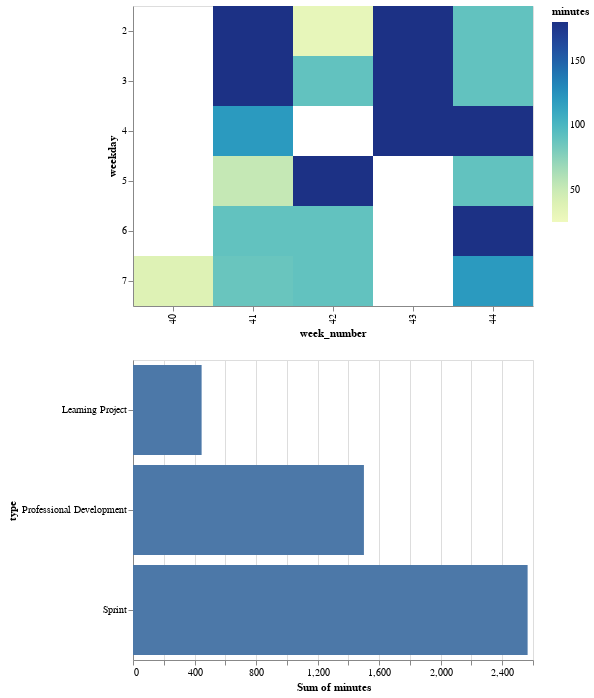

The cell this chart's notebook holds for it:
### Code cell
upper = alt.Chart(wrangled).mark_rect().encode(
    x = 'week_number:O',
    y = 'weekday:O',
    color = 'minutes:Q'
)

lower = alt.Chart(wrangled).mark_bar().encode(
    x = 'sum(minutes):Q',
    y = 'type:N'
)

alt.vconcat(upper,lower)

### Figure 1 — Vega-Lite specification as saved in the notebook (floating-point values rounded to 4 significant figures)
{"config": {"view": {"width": 400, "height": 300}, "mark": {"tooltip": null}}, "vconcat": [{"mark": "rect", "encoding": {"color": {"type": "quantitative", "field": "minutes"}, "x": {"type": "ordinal", "field": "week_number"}, "y": {"type": "ordinal", "field": "weekday"}}}, {"mark": "bar", "encoding": {"x": {"type": "quantitative", "aggregate": "sum", "field": "minutes"}, "y": {"type": "nominal", "field": "type"}}}], "data": {"name": "data-a187fe47001069d97ecea2d69eb046d1"}, "$schema": "https://vega.github.io/schema/vega-lite/v3.4.0.json", "datasets": {"data-a187fe47001069d97ecea2d69eb046d1": [{"date": "2019-10-05T00:00:00", "week_number": 40, "weekday": 7, "type": "Professional Development", "minutes": 95}, {"date": "2019-10-05T00:00:00", "week_number": 40, "weekday": 7, "type": "Learning Project", "minutes": 38}, {"date": "2019-10-07T00:00:00", "week_number": 41, "weekday": 2, "type": "Professional Development", "minutes": 25}, {"date": "2019-10-07T00:00:00", "week_number": 41, "weekday": 2, "type": "Professional Development", "minutes": 65}, {"date": "2019-10-07T00:00:00", "week_number": 41, "weekday": 2, "type": "Sprint", "minutes": 180}, {"date": "2019-10-08T00:00:00", "week_number": 41, "weekday": 3, "type": "Professional Development", "minutes": 55}, {"date": "2019-10-08T00:00:00", "week_number": 41, "weekday": 3, "type": "Professional Development", "minutes": 47}, {"date": "2019-10-08T00:00:00", "week_number": 41, "weekday": 3, "type": "Sprint", "minutes": 180}, {"date": "2019-10-09T00:00:00", "week_number": 41, "weekday": 4, "type": "Professional Development", "minutes": 97}, {"date": "2019-10-09T00:00:00", "week_number": 41, "weekday": 4, "type": "Sprint", "minutes": 60}, {"date": "2019-10-09T00:00:00", "week_number": 41, "weekday": 4, "type": "Sprint", "minutes": 120}, {"date": "2019-10-10T00:00:00", "week_number": 41, "weekday": 5, "type": "Sprint", "minutes": 25}, {"date": "2019-10-10T00:00:00", "week_number": 41, "weekday": 5, "type": "Sprint", "minutes": 103}, {"date": "2019-10-10T00:00:00", "week_number": 41, "weekday": 5, "type": "Sprint", "minutes": 52}, {"date": "2019-10-11T00:00:00", "week_number": 41, "weekday": 6, "type": "Learning Project", "minutes": 105}, {"date": "2019-10-11T00:00:00", "week_number": 41, "weekday": 6, "type": "Learning Project", "minutes": 90}, {"date": "2019-10-12T00:00:00", "week_number": 41, "weekday": 7, "type": "Professional Development", "minutes": 102}, {"date": "2019-10-12T00:00:00", "week_number": 41, "weekday": 7, "type": "Professional Development", "minutes": 87}, {"date": "2019-10-14T00:00:00", "week_number": 42, "weekday": 2, "type": "Professional Development", "minutes": 90}, {"date": "2019-10-14T00:00:00", "week_number": 42, "weekday": 2, "type": "Professional Development", "minutes": 31}, {"date": "2019-10-15T00:00:00", "week_number": 42, "weekday": 3, "type": "Professional Development", "minutes": 67}, {"date": "2019-10-15T00:00:00", "week_number": 42, "weekday": 3, "type": "Sprint", "minutes": 90}, {"date": "2019-10-15T00:00:00", "week_number": 42, "weekday": 3, "type": "Sprint", "minutes": 90}, {"date": "2019-10-17T00:00:00", "week_number": 42, "weekday": 5, "type": "Professional Development", "minutes": 94}, {"date": "2019-10-17T00:00:00", "week_number": 42, "weekday": 5, "type": "Sprint", "minutes": 180}, {"date": "2019-10-18T00:00:00", "week_number": 42, "weekday": 6, "type": "Learning Project", "minutes": 78}, {"date": "2019-10-18T00:00:00", "week_number": 42, "weekday": 6, "type": "Sprint", "minutes": 90}, {"date": "2019-10-19T00:00:00", "week_number": 42, "weekday": 7, "type": "Professional Development", "minutes": 90}, {"date": "2019-10-21T00:00:00", "week_number": 43, "weekday": 2, "type": "Professional Development", "minutes": 90}, {"date": "2019-10-21T00:00:00", "week_number": 43, "weekday": 2, "type": "Sprint", "minutes": 180}, {"date": "2019-10-22T00:00:00", "week_number": 43, "weekday": 3, "type": "Professional Development", "minutes": 95}, {"date": "2019-10-22T00:00:00", "week_number": 43, "weekday": 3, "type": "Sprint", "minutes": 180}, {"date": "2019-10-23T00:00:00", "week_number": 43, "weekday": 4, "type": "Professional Development", "minutes": 90}, {"date": "2019-10-23T00:00:00", "week_number": 43, "weekday": 4, "type": "Learning Project", "minutes": 45}, {"date": "2019-10-23T00:00:00", "week_number": 43, "weekday": 4, "type": "Sprint", "minutes": 180}, {"date": "2019-10-28T00:00:00", "week_number": 44, "weekday": 2, "type": "Sprint", "minutes": 90}, {"date": "2019-10-28T00:00:00", "week_number": 44, "weekday": 2, "type": "Sprint", "minutes": 45}, {"date": "2019-10-28T00:00:00", "week_number": 44, "weekday": 2, "type": "Sprint", "minutes": 90}, {"date": "2019-10-29T00:00:00", "week_number": 44, "weekday": 3, "type": "Professional Development", "minutes": 75}, {"date": "2019-10-29T00:00:00", "week_number": 44, "weekday": 3, "type": "Sprint", "minutes": 90}, {"date": "2019-10-29T00:00:00", "week_number": 44, "weekday": 3, "type": "Sprint", "minutes": 90}, {"date": "2019-10-30T00:00:00", "week_number": 44, "weekday": 4, "type": "Professional Development", "minutes": 86}, {"date": "2019-10-30T00:00:00", "week_number": 44, "weekday": 4, "type": "Sprint", "minutes": 180}, {"date": "2019-10-31T00:00:00", "week_number": 44, "weekday": 5, "type": "Sprint", "minutes": 90}, {"date": "2019-10-31T00:00:00", "week_number": 44, "weekday": 5, "type": "Learning Project", "minutes": 90}, {"date": "2019-11-01T00:00:00", "week_number": 44, "weekday": 6, "type": "Sprint", "minutes": 180}, {"date": "2019-11-02T00:00:00", "week_number": 44, "weekday": 7, "type": "Professional Development", "minutes": 120}]}}
